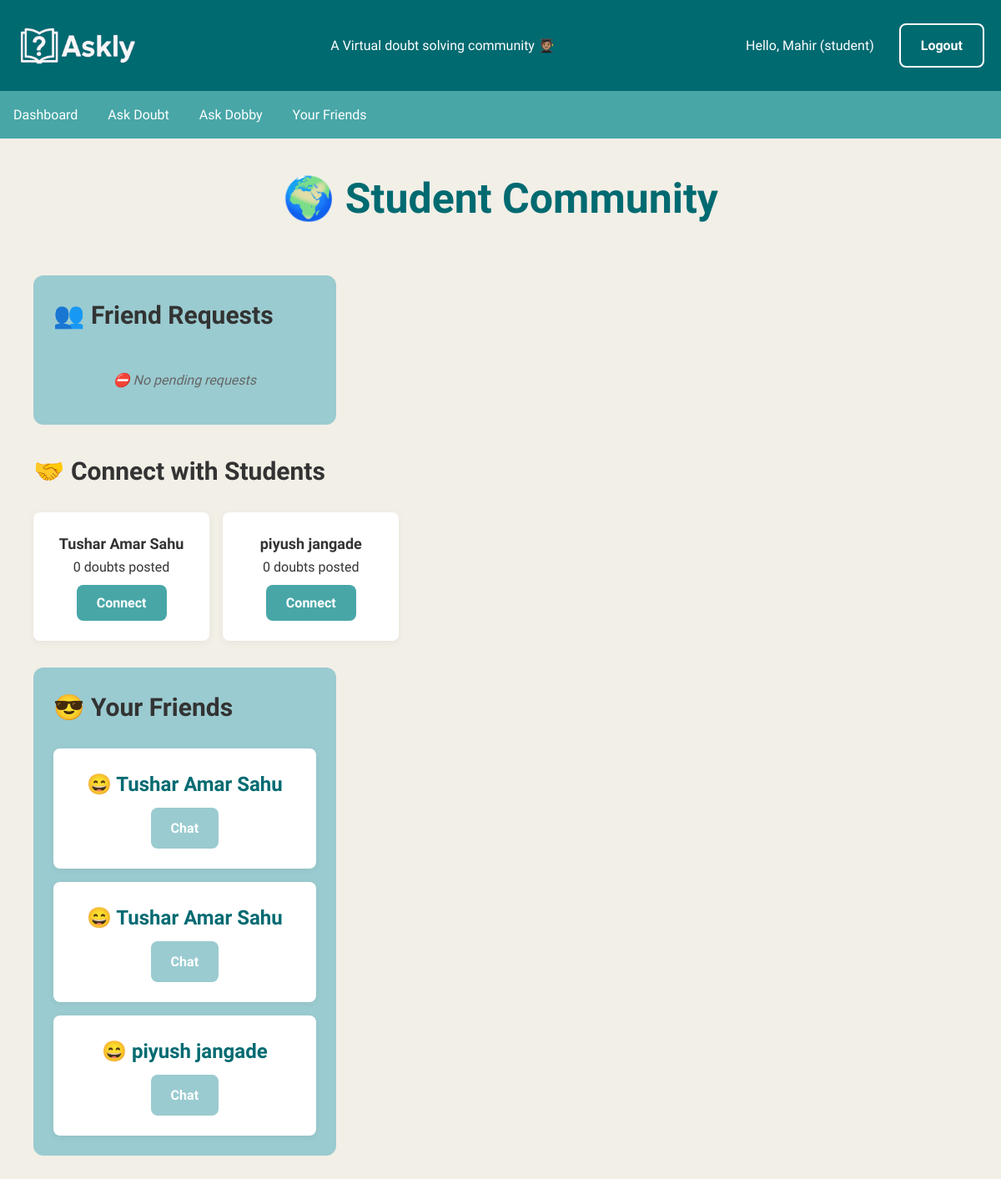
Page /student_community (signed in) on the committed database.
### app.py (models this page shows, shortened)
class User(db.Model):
    id = db.Column(db.Integer, primary_key=True)
    name = db.Column(db.String(100), nullable=False)
    email = db.Column(db.String(100), unique=True, nullable=False)
    password = db.Column(db.String(100), nullable=False)
    role = db.Column(db.String(20), default='student')  # 'student', 'teacher' or 'senior'
    points = db.Column(db.Integer, default=0)
    doubts_posted = db.Column(db.Integer, default=0)
    doubts = db.relationship('Doubt', backref='author', lazy=True)
    solutions = db.relationship('Solution', backref='solver', lazy=True)
    votes = db.relationship('Vote', backref='voter', lazy=True)
    comments = db.relationship('Comment', backref='commenter', lazy=True)

### app.py (the view)
@app.route('/student_community')
@login_required
def student_community():
    current_user = User.query.get(session['user_id'])
    students = User.query.filter(User.role == 'student', User.id != current_user.id).all()
    received_requests = FriendRequest.query.filter_by(receiver_id=current_user.id, status='pending').all()
    sent_requests = FriendRequest.query.filter_by(sender_id=current_user.id).all()
    friends = []
    accepted_sent = FriendRequest.query.filter_by(sender_id=current_user.id, status='accepted').all()
    accepted_received = FriendRequest.query.filter_by(receiver_id=current_user.id, status='accepted').all()
    for req in accepted_sent:
        friends.append(req.receiver)
    for req in accepted_received:
        friends.append(req.sender)
    return render_template('student_community.html',
                         students=students,
                         received_requests=received_requests,
                         sent_requests=sent_requests,
                         friends=friends)

### app.py (called while the page is built)
def login_required(f):
    @wraps(f)
    def decorated_function(*args, **kwargs):
        if 'email' not in session:
            flash('Please login to view this page', 'error')
            return redirect(url_for('login'))
        return f(*args, **kwargs)
    return decorated_function

### templates/student_community.html (shortened to what this page needs)
{% extends "base.html" %}
{% block content %}
<div class="community-container">
    <h2 style="font-size: 50px; text-align: center; color: #006A71;"><b>🌍 Student Community </b></h2> <br><br>
    <div class="community-sections">
        <div class="requests-section">
            <h3 style="font-size: 30px;">  👥 Friend Requests</h3> <br>
            {% if received_requests %}
                {% for request in received_requests %}
                <div class="request-card">
                    <p>{{ request.sender.name }} wants to connect</p>
                    <div class="request-actions">
                        <a href="{{ url_for('respond_request', request_id=request.id, action='accept') }}" class="btn accept-btn">Accept</a>
                        <a href="{{ url_for('respond_request', request_id=request.id, action='reject') }}" class="btn reject-btn">Reject</a>
                    </div>
                </div>
                {% endfor %}
            {% else %}
                <p class="empty-state">⛔ No pending requests</p>
            {% endif %}
        </div>
        <div class="students-section">
            <h3 style="font-size: 30px;">🤝 Connect with Students</h3><br>
                <div class="students-grid">
                 {% for student in students %}
                    <div class="student-card">
                        <h4 style="font-size: 18px;">{{ student.name }}</h4>
                        <p>{{ student.doubts_posted }} doubts posted</p>
                        <form method="POST" action="{{ url_for('send_request', receiver_id=student.id) }}">
                         <button type="submit" class="btn connect-btn">Connect</button>
                        </form>
                    </div>
                 {% endfor %}
            </div>
        </div>
        <div class="friends-section">
            <h3 style="font-size: 30px;"> 😎 Your Friends</h3><br>
            {% if friends %}
                <div class="friends-grid">
                    {% for friend in friends %}
                    <div class="friend-card">
                        <h2 style=" color: #006A71;"> 😄 {{ friend.name }}</h2>
                        <a href="{{ url_for('chat', friend_id=friend.id) }}" class="btn chat-btn">Chat</a>
                    </div>
                    {% endfor %}
                </div>
            {% else %}
                <p class="empty-state">You haven't added any friends yet</p>
            {% endif %}
        </div>
    </div>
</div>
{% endblock %}

### templates/base.html (shortened to what this page needs)
<!DOCTYPE html>
<html lang="en">
<head>
    <link rel="stylesheet" href="https://cdnjs.cloudflare.com/ajax/libs/font-awesome/6.7.2/css/all.min.css" />
    <link rel="stylesheet" href="{{ url_for('static', filename='style.css') }}">
</head>
<body>
    <header>
        <div class="header-container">
            <img src="{{url_for('static', filename= 'Askly logo main 1.png')}}" alt="Askly Logo" class="logo" style="height: 50px; ">
            <p>A Virtual doubt solving community 🧑🏽‍🎓</p>
            <div class="user-info">
                {% if 'email' in session %}
                    <span>Hello, {{ session.name }} ({{ session.role }})</span>
                    <br><br><br>
                    <a href="{{ url_for('logout') }}" class="logout-btn">Logout</a>
                {% endif %}
            </div>
        </div>
    </header>
    <nav>
        {% if 'email' in session %}
            {% if session.role == 'teacher' or session.role == 'senior' %}
                <a href="{{ url_for('teacher_dashboard') }}">Teacher Dashboard</a>
            {% else %}
                <a href="{{ url_for('dashboard') }}">Dashboard</a>
                <a href="{{ url_for('ask_doubt') }}">Ask Doubt</a>
                <a href="{{ url_for('dobby') }}">Ask Dobby</a>
                <a href="{{ url_for('student_community') }}">Your Friends</a>
            {% endif %}
        {% endif %}
    </nav>
    <main>
        {% block content %}{% endblock %}
    </main>
</body>

### static/style.css (style rules this page uses)
* { margin: 0; padding: 0; box-sizing: border-box; font-family: "National Park", sans-serif; }
body { background-color: #F2EFE7; color: #333; line-height: 1.6; }
header { background-color: #006A71; color: white; padding: 1rem 0; }
.header-container { max-width: 1200px; margin: 0 auto; display: flex; justify-content: space-between; align-items: center; padding: 0 20px; }
.user-info { display: flex; align-items: center; gap: 15px; }
nav { background-color: #48A6A7; padding: 0.5rem 0; }
nav a { color: white; text-decoration: none; padding: 0.5rem 1rem; display: inline-block; transition: background-color 0.3s; }
main { max-width: 1200px; margin: 2rem auto; padding: 0 20px; }
.btn { display: inline-block; background-color: #006A71; color: white; padding: 0.75rem 1.5rem; border: none; border-radius: 4px; cursor: pointer; text-decoration: none; font-size: 1rem; transition: background-color 0.3s; }
.btn { display: inline-block; background-color: #006A71; color: white; padding: 0.75rem 1.5rem; border: none; border-radius: 8px; cursor: pointer; text-decoration: none; font-weight: 600; transition: all 0.3s; margin-top: 0.5rem; }
.logout-btn { display: inline-block; background-color: #006A71; color: white; padding: 0.75rem 1.5rem; border: 2px white solid; border-radius: 8px; cursor: pointer; text-decoration: none; font-weight: 600; transition: all 0.3s; }
.empty-state { color: #666; font-style: italic; text-align: center; padding: 1rem 0; }
.btn { display: inline-block; background-color: #006A71; color: white; padding: 0.75rem 1.5rem; border: none; border-radius: 8px; cursor: pointer; text-decoration: none; font-weight: 600; transition: all 0.3s; }
.community-container { max-width: 1200px; margin: 2rem auto; padding: 0 20px; }
.community-sections { display: grid; grid-template-columns: 1fr 2fr; gap: 2rem; }
.requests-section, .friends-section { background-color: #9ACBD0; padding: 1.5rem; border-radius: 12px; }
.students-section { grid-column: span 2; }
.students-grid, .friends-grid { display: grid; grid-template-columns: repeat(auto-fill, minmax(200px, 1fr)); gap: 1rem; }
.student-card, .friend-card { background: white; padding: 1.5rem; border-radius: 8px; box-shadow: 0 2px 8px rgba(0,0,0,0.05); text-align: center; }
.connect-btn { background-color: #48A6A7; }
.chat-btn { background-color: #9ACBD0; }

### rows in the picture
User: name "Mahir"
User: name "Tushar Amar Sahu", doubts_posted "0"
User: name "piyush jangade", doubts_posted "0"

### other values in the picture
{{ session.role }} "student"
